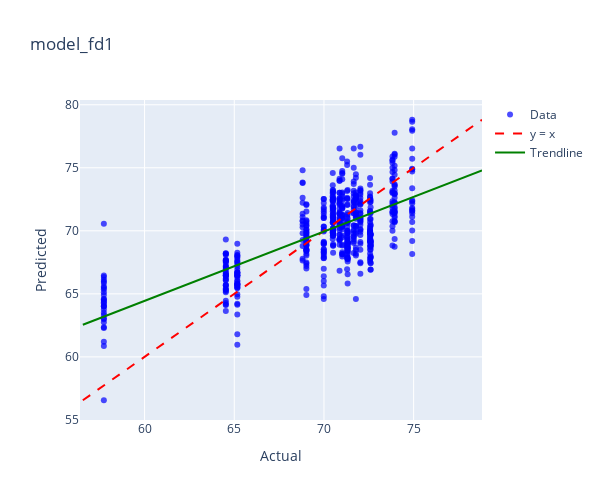
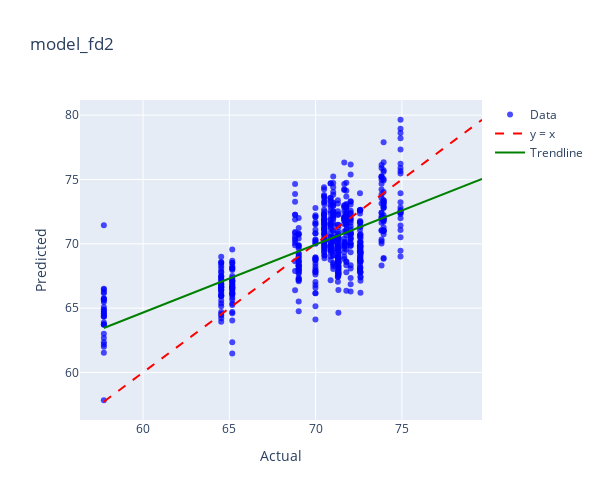
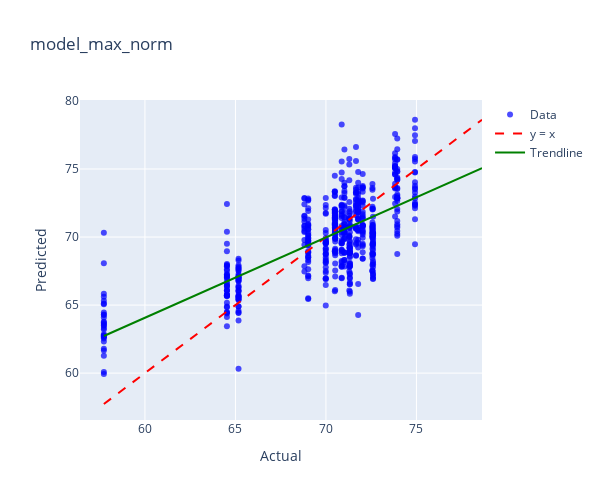
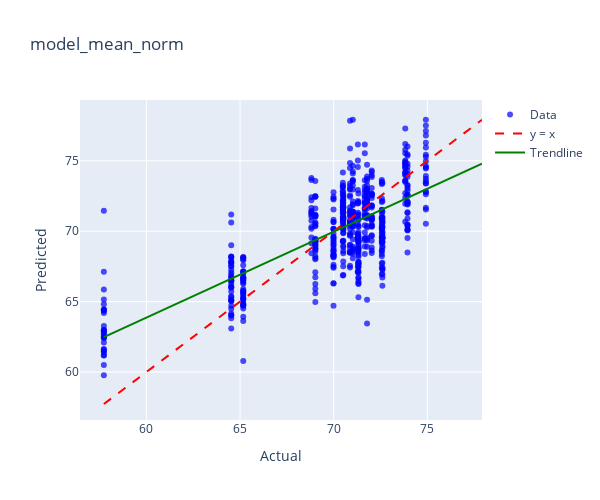

Here is the notebook cell these charts were saved with, in order:
### Code cell
model_dict = {
    'model_fd1': (model_fd1, lemak_fd1),
    'model_fd2': (model_fd2, lemak_fd2),
    'model_max_norm': (model_max_norm, lemak_max_norm),
    'model_mean_norm': (model_mean_norm, lemak_mean_norm),
    'model_msc': (model_msc, lemak_msc),
    'model_ori': (model_ori, lemak_ori),
    'model_range_norm': (model_range_norm, lemak_range_norm),
    'model_sg1': (model_sg1, lemak_sg1),
    'model_sg2': (model_sg2, lemak_sg2),
    'model_snv': (model_snv, lemak_snv),
}

for name, (model, data) in model_dict.items():
    print(f"Plotting for {name}")
    plot_actual_vs_predicted_plotly(model, data, 'LEMAK',name)

### Figure 1 — Plotly figure (JSON) as saved in the notebook; plotly's stock layout.template omitted (floating-point values rounded to 4 significant figures; data arrays with more than 128 entries replaced by an {"elided": "..."} marker saying what was removed)
{"data": [{"hovertemplate": "Index: %{text}<br>Actual: %{x}<br>Predicted: %{y}<extra></extra>", "marker": {"color": "blue", "opacity": 0.7, "size": 6}, "mode": "markers", "name": "Data", "text": {"elided": "612 str values"}, "type": "scatter", "x": {"elided": "612 float values"}, "y": {"elided": "612 float values"}}, {"line": {"color": "red", "dash": "dash"}, "mode": "lines", "name": "y = x", "type": "scatter", "x": [56.56, 78.81], "y": [56.56, 78.81]}, {"line": {"color": "green", "width": 2}, "mode": "lines", "name": "Trendline", "type": "scatter", "x": [56.56, 78.81], "y": [62.55, 74.8]}], "layout": {"height": 500, "title": {"text": "model_fd1"}, "width": 600, "xaxis": {"title": {"text": "Actual"}}, "yaxis": {"title": {"text": "Predicted"}}}}

### Figure 2 — Plotly figure (JSON) as saved in the notebook; plotly's stock layout.template omitted (floating-point values rounded to 4 significant figures; data arrays with more than 128 entries replaced by an {"elided": "..."} marker saying what was removed)
{"data": [{"hovertemplate": "Index: %{text}<br>Actual: %{x}<br>Predicted: %{y}<extra></extra>", "marker": {"color": "blue", "opacity": 0.7, "size": 6}, "mode": "markers", "name": "Data", "text": {"elided": "612 str values"}, "type": "scatter", "x": {"elided": "612 float values"}, "y": {"elided": "612 float values"}}, {"line": {"color": "red", "dash": "dash"}, "mode": "lines", "name": "y = x", "type": "scatter", "x": [57.73, 79.64], "y": [57.73, 79.64]}, {"line": {"color": "green", "width": 2}, "mode": "lines", "name": "Trendline", "type": "scatter", "x": [57.73, 79.64], "y": [63.46, 75.03]}], "layout": {"height": 500, "title": {"text": "model_fd2"}, "width": 600, "xaxis": {"title": {"text": "Actual"}}, "yaxis": {"title": {"text": "Predicted"}}}}

### Figure 3 — Plotly figure (JSON) as saved in the notebook; plotly's stock layout.template omitted (floating-point values rounded to 4 significant figures; data arrays with more than 128 entries replaced by an {"elided": "..."} marker saying what was removed)
{"data": [{"hovertemplate": "Index: %{text}<br>Actual: %{x}<br>Predicted: %{y}<extra></extra>", "marker": {"color": "blue", "opacity": 0.7, "size": 6}, "mode": "markers", "name": "Data", "text": {"elided": "612 str values"}, "type": "scatter", "x": {"elided": "612 float values"}, "y": {"elided": "612 float values"}}, {"line": {"color": "red", "dash": "dash"}, "mode": "lines", "name": "y = x", "type": "scatter", "x": [57.73, 78.62], "y": [57.73, 78.62]}, {"line": {"color": "green", "width": 2}, "mode": "lines", "name": "Trendline", "type": "scatter", "x": [57.73, 78.62], "y": [62.73, 75.07]}], "layout": {"height": 500, "title": {"text": "model_max_norm"}, "width": 600, "xaxis": {"title": {"text": "Actual"}}, "yaxis": {"title": {"text": "Predicted"}}}}

### Figure 4 — Plotly figure (JSON) as saved in the notebook; plotly's stock layout.template omitted (floating-point values rounded to 4 significant figures; data arrays with more than 128 entries replaced by an {"elided": "..."} marker saying what was removed)
{"data": [{"hovertemplate": "Index: %{text}<br>Actual: %{x}<br>Predicted: %{y}<extra></extra>", "marker": {"color": "blue", "opacity": 0.7, "size": 6}, "mode": "markers", "name": "Data", "text": {"elided": "612 str values"}, "type": "scatter", "x": {"elided": "612 float values"}, "y": {"elided": "612 float values"}}, {"line": {"color": "red", "dash": "dash"}, "mode": "lines", "name": "y = x", "type": "scatter", "x": [57.73, 77.92], "y": [57.73, 77.92]}, {"line": {"color": "green", "width": 2}, "mode": "lines", "name": "Trendline", "type": "scatter", "x": [57.73, 77.92], "y": [62.48, 74.8]}], "layout": {"height": 500, "title": {"text": "model_mean_norm"}, "width": 600, "xaxis": {"title": {"text": "Actual"}}, "yaxis": {"title": {"text": "Predicted"}}}}
